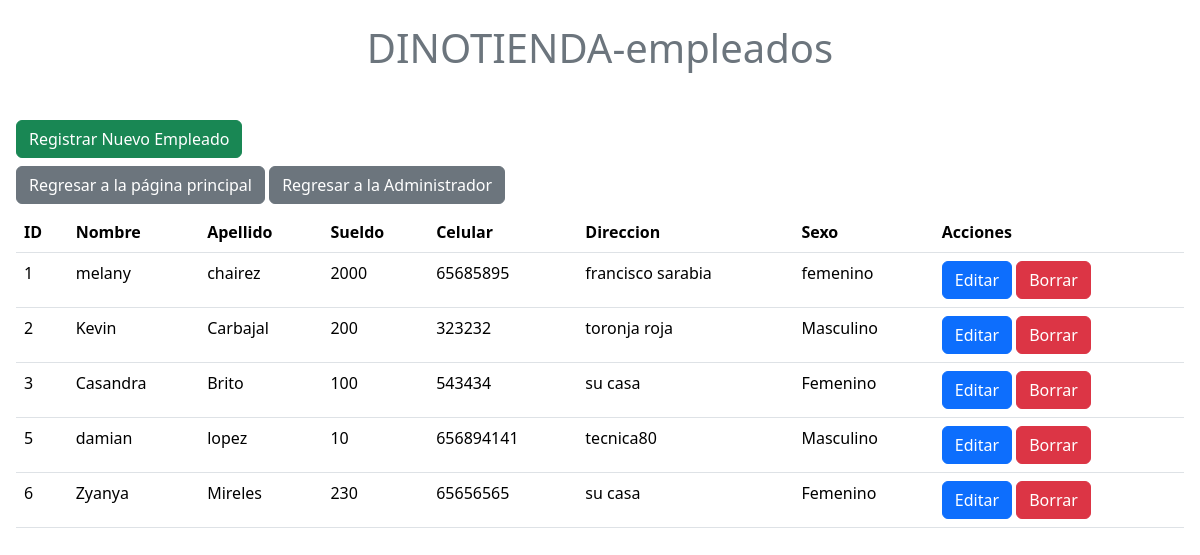
/a_e.php, run on the app's committed database.
### tables this page shows
CREATE TABLE `empleados` (
  `id_emp` int(11) NOT NULL,
  `nombre` varchar(30) NOT NULL,
  `apellido` varchar(30) NOT NULL,
  `sueldo` int(30) NOT NULL,
  `celular` int(30) NOT NULL,
  `direccion` varchar(30) NOT NULL,
  `sexo` varchar(30) NOT NULL
);

### a_e.php (the view, shortened to what this page needs)
<!DOCTYPE html>
<html lang="en">
<head>
    <link href="https://cdn.jsdelivr.net/npm/bootstrap@5.3.3/dist/css/bootstrap.min.css" rel="stylesheet">
</head>
<body>
    <h1 class="text-center text-secondary font-weight-bold p-4">DINOTIENDA-empleados</h1>
    <?php
    include("db.php");
    $sql = $conn->query("SELECT * FROM empleados");
    ?>
    <div class="p-3 table-responsive">
        <button type="button" class="btn btn-success mb-2" data-bs-toggle="modal" data-bs-target="#exampleModal">
            Registrar Nuevo Empleado
        </button>
        <div class="login-box">
            <a href="index.php" class="btn btn-secondary mb-2">Regresar a la página principal</a>
            <a href="admin.php" class="btn btn-secondary mb-2">Regresar a la Administrador</a>
        </div>
        <table class="table table-hover">
            <thead class="bg-dark text-white">
                <tr>
                    <th scope="col">ID</th>
                    <th scope="col">Nombre</th>
                    <th scope="col">Apellido</th>
                    <th scope="col">Sueldo</th>
                    <th scope="col">Celular</th>
                    <th scope="col">Direccion</th>
                    <th scope="col">Sexo</th>
                    <th scope="col">Acciones</th>
                </tr>
            </thead>
            <tbody>
                <?php
                while ($row = $sql->fetch_assoc()) {
                ?>
                    <tr>
                        <td><?php echo $row['id_emp']; ?></td>
                        <td><?php echo $row['nombre']; ?></td>
                        <td><?php echo $row['apellido']; ?></td>
                        <td><?php echo $row['sueldo']; ?></td>
                        <td><?php echo $row['celular']; ?></td>
                        <td><?php echo $row['direccion']; ?></td>
                        <td><?php echo $row['sexo']; ?></td>
                        <td>
                            <a href="editar_e.php?id_emp=<?php echo $row['id_emp']; ?>" class="btn btn-primary">Editar</a>
                            <a href="borrar_e.php?id_emp=<?php echo $row['id_emp']; ?>" class="btn btn-danger">Borrar</a>
                        </td>
                    </tr>
                <?php
                }
                ?>
            </tbody>
        </table>
    </div>
</body>
</html>

### data on the page
empleados: id_emp "1", nombre "melany", apellido "chairez", sueldo "2000", celular "65685895", direccion "francisco sarabia", sexo "femenino"
empleados: id_emp "2", nombre "Kevin", apellido "Carbajal", sueldo "200", celular "323232", direccion "toronja roja", sexo "Masculino"
empleados: id_emp "3", nombre "Casandra", apellido "Brito", sueldo "100", celular "543434", direccion "su casa", sexo "Femenino"
empleados: id_emp "5", nombre "damian", apellido "lopez", sueldo "10", celular "656894141", direccion "tecnica80", sexo "Masculino"
empleados: id_emp "6", nombre "Zyanya", apellido "Mireles", sueldo "230", celular "65656565", direccion "su casa", sexo "Femenino"
